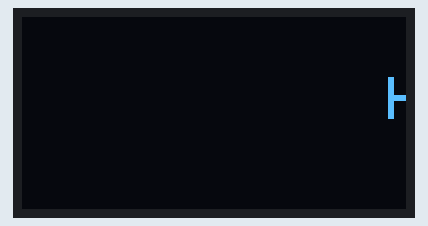
This sketch was run on a simulated Arduino Uno, built with avr-gcc and run on an emulated ATmega328P. Parts: 128×64 one-colour display.

Above: at 0.92 s.
At 5.55 s:
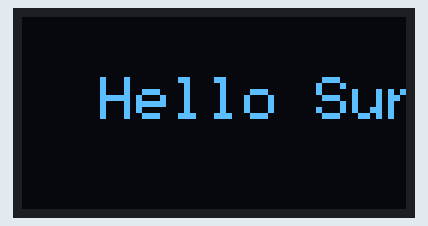
At 10.23 s:
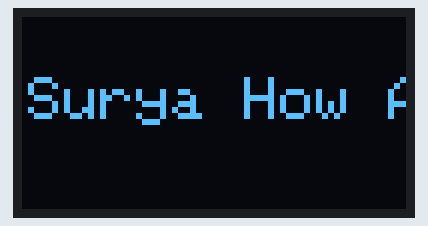
At 19.42 s:
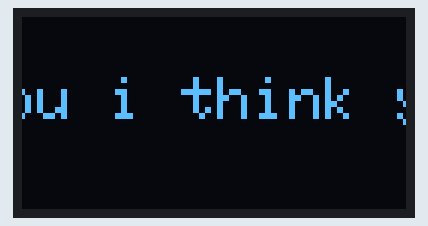
At 28.77 s:
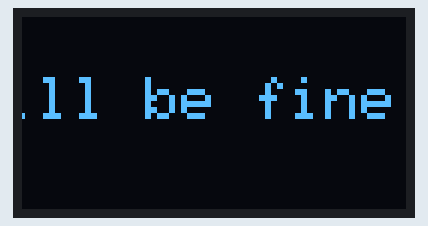
At 38.09 s:
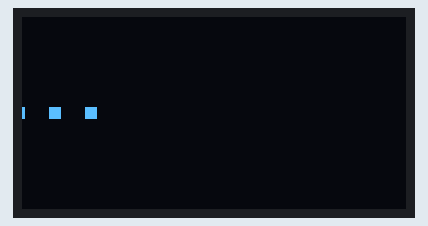

The sketch:

1.3inch_oled_Left_to_Write_Scrolling__text.ino
```cpp
#include <Wire.h>
#include <Adafruit_GFX.h>
#include <Adafruit_SH110X.h>

Adafruit_SH1106G display(128, 64, &Wire, -1);

String text = " Hello Surya How Are You i think you will be fine........ ";
int x = 128;   // start from right side

void setup()
{
  Wire.begin();

  display.begin(0x3C, true);

  display.setTextSize(2);
  display.setTextColor(SH110X_WHITE);
   display.setTextWrap(false);   // IMPORTANT
}

void loop()
{

  display.clearDisplay();

  display.setCursor(x, 20);
  display.print(text);

  display.display();

  x--;   // move left

  // text width calculation
  int textWidth = text.length() * 12;

  // reset when fully gone
  if (x < -textWidth)
  {
    x = 128;
  }

  delay(20);
}
```
